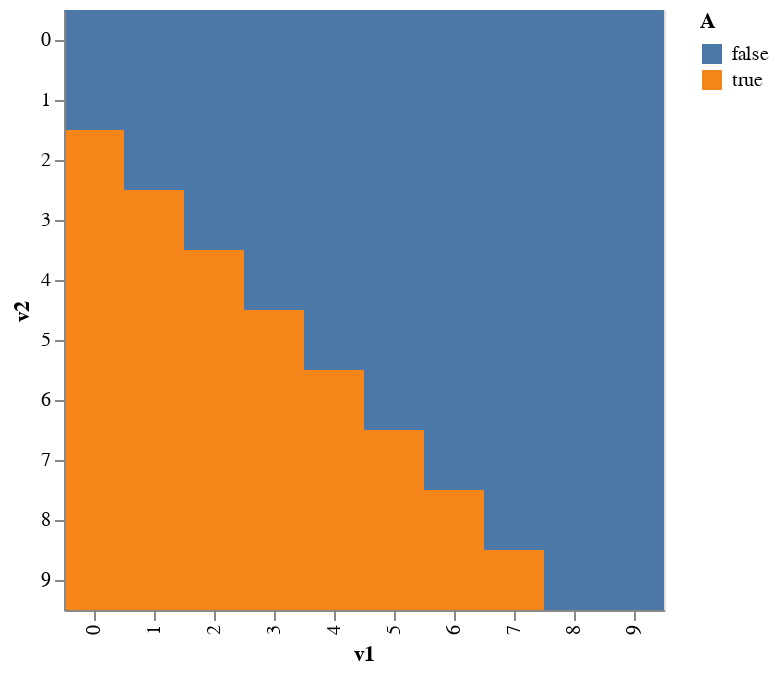

The notebook cell this image was saved under:
### Markdown cell above
We can also calculate the probability of sets of realization (which are "regions" in the realization space) as we did with our continuous random variable. For example, let's say we're interested in the probability that $\mathbf V_1$ takes a value that is at least 2 units less than $\mathbf V_2$. We can write that as $P(\mathbf V_1 \le \mathbf V_2 - 2)$ or as $P([\mathbf V_1, \mathbf V_2] \in A)$ where $A$ is the region that looks like this:

### Code cell
a = np.array(v1) <= np.array(v2)-2

plot_data = pd.DataFrame({'v1':v1, 'v2':v2, 'A':a})
alt.Chart(plot_data, width=300, height=300).mark_rect().encode(x='v1:O', y='v2:O', color='A:N')

### Figure 1 — Vega-Lite specification as saved in the notebook (floating-point values rounded to 4 significant figures)
{"$schema": "https://vega.github.io/schema/vega-lite/v3.4.0.json", "config": {"mark": {"tooltip": null}, "view": {"height": 300, "width": 400}}, "data": {"name": "data-35d10cac140f1228482752bf0f4a9197"}, "datasets": {"data-35d10cac140f1228482752bf0f4a9197": [{"A": false, "v1": 0, "v2": 0}, {"A": false, "v1": 0, "v2": 1}, {"A": true, "v1": 0, "v2": 2}, {"A": true, "v1": 0, "v2": 3}, {"A": true, "v1": 0, "v2": 4}, {"A": true, "v1": 0, "v2": 5}, {"A": true, "v1": 0, "v2": 6}, {"A": true, "v1": 0, "v2": 7}, {"A": true, "v1": 0, "v2": 8}, {"A": true, "v1": 0, "v2": 9}, {"A": false, "v1": 1, "v2": 0}, {"A": false, "v1": 1, "v2": 1}, {"A": false, "v1": 1, "v2": 2}, {"A": true, "v1": 1, "v2": 3}, {"A": true, "v1": 1, "v2": 4}, {"A": true, "v1": 1, "v2": 5}, {"A": true, "v1": 1, "v2": 6}, {"A": true, "v1": 1, "v2": 7}, {"A": true, "v1": 1, "v2": 8}, {"A": true, "v1": 1, "v2": 9}, {"A": false, "v1": 2, "v2": 0}, {"A": false, "v1": 2, "v2": 1}, {"A": false, "v1": 2, "v2": 2}, {"A": false, "v1": 2, "v2": 3}, {"A": true, "v1": 2, "v2": 4}, {"A": true, "v1": 2, "v2": 5}, {"A": true, "v1": 2, "v2": 6}, {"A": true, "v1": 2, "v2": 7}, {"A": true, "v1": 2, "v2": 8}, {"A": true, "v1": 2, "v2": 9}, {"A": false, "v1": 3, "v2": 0}, {"A": false, "v1": 3, "v2": 1}, {"A": false, "v1": 3, "v2": 2}, {"A": false, "v1": 3, "v2": 3}, {"A": false, "v1": 3, "v2": 4}, {"A": true, "v1": 3, "v2": 5}, {"A": true, "v1": 3, "v2": 6}, {"A": true, "v1": 3, "v2": 7}, {"A": true, "v1": 3, "v2": 8}, {"A": true, "v1": 3, "v2": 9}, {"A": false, "v1": 4, "v2": 0}, {"A": false, "v1": 4, "v2": 1}, {"A": false, "v1": 4, "v2": 2}, {"A": false, "v1": 4, "v2": 3}, {"A": false, "v1": 4, "v2": 4}, {"A": false, "v1": 4, "v2": 5}, {"A": true, "v1": 4, "v2": 6}, {"A": true, "v1": 4, "v2": 7}, {"A": true, "v1": 4, "v2": 8}, {"A": true, "v1": 4, "v2": 9}, {"A": false, "v1": 5, "v2": 0}, {"A": false, "v1": 5, "v2": 1}, {"A": false, "v1": 5, "v2": 2}, {"A": false, "v1": 5, "v2": 3}, {"A": false, "v1": 5, "v2": 4}, {"A": false, "v1": 5, "v2": 5}, {"A": false, "v1": 5, "v2": 6}, {"A": true, "v1": 5, "v2": 7}, {"A": true, "v1": 5, "v2": 8}, {"A": true, "v1": 5, "v2": 9}, {"A": false, "v1": 6, "v2": 0}, {"A": false, "v1": 6, "v2": 1}, {"A": false, "v1": 6, "v2": 2}, {"A": false, "v1": 6, "v2": 3}, {"A": false, "v1": 6, "v2": 4}, {"A": false, "v1": 6, "v2": 5}, {"A": false, "v1": 6, "v2": 6}, {"A": false, "v1": 6, "v2": 7}, {"A": true, "v1": 6, "v2": 8}, {"A": true, "v1": 6, "v2": 9}, {"A": false, "v1": 7, "v2": 0}, {"A": false, "v1": 7, "v2": 1}, {"A": false, "v1": 7, "v2": 2}, {"A": false, "v1": 7, "v2": 3}, {"A": false, "v1": 7, "v2": 4}, {"A": false, "v1": 7, "v2": 5}, {"A": false, "v1": 7, "v2": 6}, {"A": false, "v1": 7, "v2": 7}, {"A": false, "v1": 7, "v2": 8}, {"A": true, "v1": 7, "v2": 9}, {"A": false, "v1": 8, "v2": 0}, {"A": false, "v1": 8, "v2": 1}, {"A": false, "v1": 8, "v2": 2}, {"A": false, "v1": 8, "v2": 3}, {"A": false, "v1": 8, "v2": 4}, {"A": false, "v1": 8, "v2": 5}, {"A": false, "v1": 8, "v2": 6}, {"A": false, "v1": 8, "v2": 7}, {"A": false, "v1": 8, "v2": 8}, {"A": false, "v1": 8, "v2": 9}, {"A": false, "v1": 9, "v2": 0}, {"A": false, "v1": 9, "v2": 1}, {"A": false, "v1": 9, "v2": 2}, {"A": false, "v1": 9, "v2": 3}, {"A": false, "v1": 9, "v2": 4}, {"A": false, "v1": 9, "v2": 5}, {"A": false, "v1": 9, "v2": 6}, {"A": false, "v1": 9, "v2": 7}, {"A": false, "v1": 9, "v2": 8}, {"A": false, "v1": 9, "v2": 9}]}, "encoding": {"color": {"field": "A", "type": "nominal"}, "x": {"field": "v1", "type": "ordinal"}, "y": {"field": "v2", "type": "ordinal"}}, "height": 300, "mark": "rect", "width": 300}
